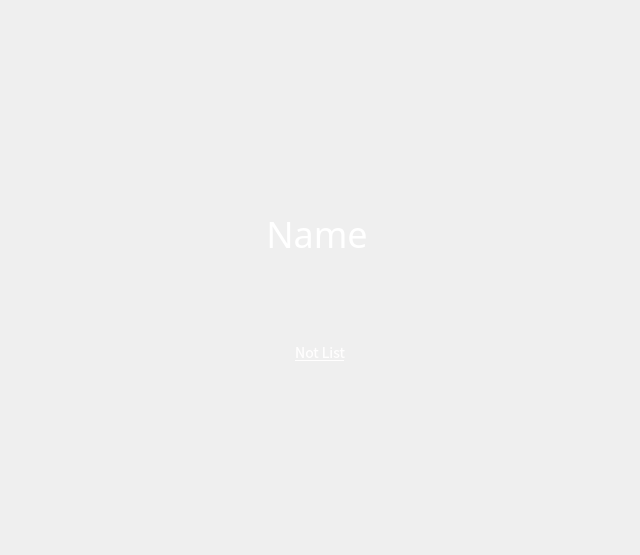
<?xml version="1.0" encoding="UTF-8"?>
<ui version="4.0">
 <class>GreeterLoginWindow</class>
 <widget class="QWidget" name="GreeterLoginWindow">
  <property name="geometry">
   <rect>
    <x>0</x>
    <y>0</y>
    <width>640</width>
    <height>555</height>
   </rect>
  </property>
  <property name="sizePolicy">
   <sizepolicy hsizetype="Ignored" vsizetype="Ignored">
    <horstretch>0</horstretch>
    <verstretch>0</verstretch>
   </sizepolicy>
  </property>
  <property name="windowTitle">
   <string>Form</string>
  </property>
  <property name="styleSheet">
   <string notr="true">QWidget#GreeterWindow{
	#background-color:#202020;
	background-color:white;
}</string>
  </property>
  <layout class="QHBoxLayout" name="horizontalLayout" stretch="1,2,1">
   <property name="spacing">
    <number>0</number>
   </property>
   <property name="sizeConstraint">
    <enum>QLayout::SetNoConstraint</enum>
   </property>
   <property name="leftMargin">
    <number>40</number>
   </property>
   <property name="topMargin">
    <number>40</number>
   </property>
   <property name="rightMargin">
    <number>40</number>
   </property>
   <property name="bottomMargin">
    <number>40</number>
   </property>
   <item>
    <layout class="QVBoxLayout" name="verticalLayout" stretch="0,0,0">
     <property name="spacing">
      <number>0</number>
     </property>
     <property name="sizeConstraint">
      <enum>QLayout::SetMinAndMaxSize</enum>
     </property>
     <property name="topMargin">
      <number>0</number>
     </property>
     <item>
      <spacer name="verticalSpacer">
       <property name="orientation">
        <enum>Qt::Vertical</enum>
       </property>
       <property name="sizeType">
        <enum>QSizePolicy::Expanding</enum>
       </property>
       <property name="sizeHint" stdset="0">
        <size>
         <width>20</width>
         <height>40</height>
        </size>
       </property>
      </spacer>
     </item>
     <item>
      <widget class="QWidget" name="JustForSpace" native="true">
       <property name="sizePolicy">
        <sizepolicy hsizetype="Preferred" vsizetype="Fixed">
         <horstretch>0</horstretch>
         <verstretch>0</verstretch>
        </sizepolicy>
       </property>
       <property name="minimumSize">
        <size>
         <width>114</width>
         <height>0</height>
        </size>
       </property>
       <property name="maximumSize">
        <size>
         <width>228</width>
         <height>0</height>
        </size>
       </property>
      </widget>
     </item>
     <item>
      <widget class="UserListWidget" name="userlist" native="true">
       <property name="sizePolicy">
        <sizepolicy hsizetype="Preferred" vsizetype="Preferred">
         <horstretch>0</horstretch>
         <verstretch>0</verstretch>
        </sizepolicy>
       </property>
       <property name="minimumSize">
        <size>
         <width>114</width>
         <height>62</height>
        </size>
       </property>
       <property name="maximumSize">
        <size>
         <width>228</width>
         <height>310</height>
        </size>
       </property>
       <property name="baseSize">
        <size>
         <width>0</width>
         <height>0</height>
        </size>
       </property>
       <property name="styleSheet">
        <string notr="true"/>
       </property>
      </widget>
     </item>
    </layout>
   </item>
   <item>
    <widget class="QWidget" name="verticalWidget_2" native="true">
     <property name="sizePolicy">
      <sizepolicy hsizetype="Expanding" vsizetype="MinimumExpanding">
       <horstretch>0</horstretch>
       <verstretch>0</verstretch>
      </sizepolicy>
     </property>
     <layout class="QVBoxLayout" name="verticalLayout_2" stretch="1,4,6,0,4,1">
      <property name="spacing">
       <number>0</number>
      </property>
      <property name="topMargin">
       <number>1</number>
      </property>
      <property name="bottomMargin">
       <number>1</number>
      </property>
      <item alignment="Qt::AlignHCenter">
       <widget class="QLabel" name="label_2">
        <property name="sizePolicy">
         <sizepolicy hsizetype="Preferred" vsizetype="Fixed">
          <horstretch>0</horstretch>
          <verstretch>0</verstretch>
         </sizepolicy>
        </property>
        <property name="minimumSize">
         <size>
          <width>0</width>
          <height>31</height>
         </size>
        </property>
        <property name="maximumSize">
         <size>
          <width>16777215</width>
          <height>31</height>
         </size>
        </property>
        <property name="text">
         <string/>
        </property>
       </widget>
      </item>
      <item>
       <spacer name="verticalSpacer_2">
        <property name="orientation">
         <enum>Qt::Vertical</enum>
        </property>
        <property name="sizeType">
         <enum>QSizePolicy::Expanding</enum>
        </property>
        <property name="sizeHint" stdset="0">
         <size>
          <width>20</width>
          <height>40</height>
         </size>
        </property>
       </spacer>
      </item>
      <item>
       <widget class="QWidget" name="widget_2" native="true">
        <property name="sizePolicy">
         <sizepolicy hsizetype="Expanding" vsizetype="Expanding">
          <horstretch>0</horstretch>
          <verstretch>0</verstretch>
         </sizepolicy>
        </property>
        <layout class="QVBoxLayout" name="verticalLayout_4">
         <property name="spacing">
          <number>0</number>
         </property>
         <property name="leftMargin">
          <number>0</number>
         </property>
         <property name="topMargin">
          <number>0</number>
         </property>
         <property name="rightMargin">
          <number>0</number>
         </property>
         <property name="bottomMargin">
          <number>0</number>
         </property>
         <item>
          <widget class="QWidget" name="horizontalWidget" native="true">
           <property name="sizePolicy">
            <sizepolicy hsizetype="Expanding" vsizetype="Expanding">
             <horstretch>0</horstretch>
             <verstretch>0</verstretch>
            </sizepolicy>
           </property>
           <property name="maximumSize">
            <size>
             <width>16777215</width>
             <height>16777215</height>
            </size>
           </property>
           <layout class="QHBoxLayout" name="horizontalLayout_3">
            <property name="spacing">
             <number>0</number>
            </property>
            <property name="leftMargin">
             <number>0</number>
            </property>
            <property name="topMargin">
             <number>0</number>
            </property>
            <property name="rightMargin">
             <number>0</number>
            </property>
            <property name="bottomMargin">
             <number>10</number>
            </property>
            <item>
             <spacer name="horizontalSpacer">
              <property name="orientation">
               <enum>Qt::Horizontal</enum>
              </property>
              <property name="sizeHint" stdset="0">
               <size>
                <width>40</width>
                <height>20</height>
               </size>
              </property>
             </spacer>
            </item>
            <item>
             <widget class="UserAvatarWidget" name="loginAvatar" native="true">
              <property name="sizePolicy">
               <sizepolicy hsizetype="Expanding" vsizetype="Maximum">
                <horstretch>0</horstretch>
                <verstretch>0</verstretch>
               </sizepolicy>
              </property>
              <property name="minimumSize">
               <size>
                <width>80</width>
                <height>80</height>
               </size>
              </property>
              <property name="maximumSize">
               <size>
                <width>180</width>
                <height>180</height>
               </size>
              </property>
              <property name="styleSheet">
               <string notr="true"/>
              </property>
             </widget>
            </item>
            <item>
             <spacer name="horizontalSpacer_2">
              <property name="orientation">
               <enum>Qt::Horizontal</enum>
              </property>
              <property name="sizeHint" stdset="0">
               <size>
                <width>40</width>
                <height>20</height>
               </size>
              </property>
             </spacer>
            </item>
           </layout>
          </widget>
         </item>
         <item>
          <widget class="QWidget" name="horizontalWidget" native="true">
           <property name="sizePolicy">
            <sizepolicy hsizetype="Preferred" vsizetype="Preferred">
             <horstretch>0</horstretch>
             <verstretch>0</verstretch>
            </sizepolicy>
           </property>
           <layout class="QHBoxLayout" name="horizontalLayout_4">
            <property name="leftMargin">
             <number>0</number>
            </property>
            <property name="topMargin">
             <number>0</number>
            </property>
            <property name="rightMargin">
             <number>0</number>
            </property>
            <property name="bottomMargin">
             <number>18</number>
            </property>
            <item>
             <spacer name="horizontalSpacer_4">
              <property name="orientation">
               <enum>Qt::Horizontal</enum>
              </property>
              <property name="sizeHint" stdset="0">
               <size>
                <width>40</width>
                <height>20</height>
               </size>
              </property>
             </spacer>
            </item>
            <item>
             <widget class="QLabel" name="label_userName">
              <property name="sizePolicy">
               <sizepolicy hsizetype="Preferred" vsizetype="Preferred">
                <horstretch>0</horstretch>
                <verstretch>0</verstretch>
               </sizepolicy>
              </property>
              <property name="baseSize">
               <size>
                <width>0</width>
                <height>0</height>
               </size>
              </property>
              <property name="font">
               <font>
                <family>Noto Sans CJK SC Light</family>
                <pointsize>-1</pointsize>
               </font>
              </property>
              <property name="styleSheet">
               <string notr="true">QLabel{
	font-family:&quot;Noto Sans CJK SC Light&quot;;
	font-size: 36px;
	color: white;
}</string>
              </property>
              <property name="text">
               <string>Name</string>
              </property>
              <property name="alignment">
               <set>Qt::AlignCenter</set>
              </property>
             </widget>
            </item>
            <item>
             <widget class="QWidget" name="JustForSpace_2" native="true">
              <property name="sizePolicy">
               <sizepolicy hsizetype="Fixed" vsizetype="Fixed">
                <horstretch>0</horstretch>
                <verstretch>0</verstretch>
               </sizepolicy>
              </property>
              <property name="minimumSize">
               <size>
                <width>0</width>
                <height>54</height>
               </size>
              </property>
             </widget>
            </item>
            <item>
             <spacer name="horizontalSpacer_5">
              <property name="orientation">
               <enum>Qt::Horizontal</enum>
              </property>
              <property name="sizeHint" stdset="0">
               <size>
                <width>40</width>
                <height>20</height>
               </size>
              </property>
             </spacer>
            </item>
           </layout>
          </widget>
         </item>
         <item>
          <widget class="QWidget" name="horizontalWidget_2" native="true">
           <layout class="QHBoxLayout" name="horizontalLayout_5">
            <property name="spacing">
             <number>10</number>
            </property>
            <property name="leftMargin">
             <number>0</number>
            </property>
            <property name="topMargin">
             <number>0</number>
            </property>
            <property name="rightMargin">
             <number>0</number>
            </property>
            <property name="bottomMargin">
             <number>24</number>
            </property>
            <item>
             <spacer name="horizontalSpacer_9">
              <property name="orientation">
               <enum>Qt::Horizontal</enum>
              </property>
              <property name="sizeHint" stdset="0">
               <size>
                <width>40</width>
                <height>20</height>
               </size>
              </property>
             </spacer>
            </item>
            <item>
             <widget class="QLabel" name="label_JustForSpace">
              <property name="sizePolicy">
               <sizepolicy hsizetype="Fixed" vsizetype="Preferred">
                <horstretch>0</horstretch>
                <verstretch>0</verstretch>
               </sizepolicy>
              </property>
              <property name="minimumSize">
               <size>
                <width>36</width>
                <height>0</height>
               </size>
              </property>
              <property name="text">
               <string/>
              </property>
             </widget>
            </item>
            <item>
             <widget class="GreeterLineEdit" name="promptEdit" native="true">
              <property name="sizePolicy">
               <sizepolicy hsizetype="Expanding" vsizetype="Maximum">
                <horstretch>0</horstretch>
                <verstretch>0</verstretch>
               </sizepolicy>
              </property>
              <property name="minimumSize">
               <size>
                <width>190</width>
                <height>30</height>
               </size>
              </property>
              <property name="maximumSize">
               <size>
                <width>270</width>
                <height>36</height>
               </size>
              </property>
              <property name="styleSheet">
               <string notr="true">GreeterLineEdit#promptEdit{
	border:1px solid rgba(255,255,255,0.1);
	border-radius:8px;
	background-color:rgba(0,0,0,0.2);
}
GreeterLineEdit#promptEdit[editFocus=true]{
	border:1px solid rgba(46,179,255,0.4);
	border-radius:8px;
}</string>
              </property>
             </widget>
            </item>
            <item>
             <widget class="QLabel" name="label_capsLock">
              <property name="sizePolicy">
               <sizepolicy hsizetype="Fixed" vsizetype="Fixed">
                <horstretch>0</horstretch>
                <verstretch>0</verstretch>
               </sizepolicy>
              </property>
              <property name="minimumSize">
               <size>
                <width>36</width>
                <height>36</height>
               </size>
              </property>
              <property name="maximumSize">
               <size>
                <width>36</width>
                <height>36</height>
               </size>
              </property>
              <property name="styleSheet">
               <string notr="true"/>
              </property>
              <property name="text">
               <string/>
              </property>
             </widget>
            </item>
            <item>
             <spacer name="horizontalSpacer_8">
              <property name="orientation">
               <enum>Qt::Horizontal</enum>
              </property>
              <property name="sizeHint" stdset="0">
               <size>
                <width>40</width>
                <height>20</height>
               </size>
              </property>
             </spacer>
            </item>
           </layout>
          </widget>
         </item>
         <item>
          <layout class="QHBoxLayout" name="horizontalLayout_7">
           <property name="spacing">
            <number>0</number>
           </property>
           <property name="bottomMargin">
            <number>0</number>
           </property>
           <item>
            <spacer name="horizontalSpacer_6">
             <property name="orientation">
              <enum>Qt::Horizontal</enum>
             </property>
             <property name="sizeHint" stdset="0">
              <size>
               <width>40</width>
               <height>20</height>
              </size>
             </property>
            </spacer>
           </item>
           <item>
            <widget class="QToolButton" name="button">
             <property name="enabled">
              <bool>true</bool>
             </property>
             <property name="sizePolicy">
              <sizepolicy hsizetype="Preferred" vsizetype="Preferred">
               <horstretch>0</horstretch>
               <verstretch>0</verstretch>
              </sizepolicy>
             </property>
             <property name="font">
              <font>
               <family>Noto Sans CJK SC</family>
               <pointsize>-1</pointsize>
               <underline>true</underline>
              </font>
             </property>
             <property name="cursor">
              <cursorShape>PointingHandCursor</cursorShape>
             </property>
             <property name="styleSheet">
              <string notr="true">#button{
	border:0px;
	color:rgb(255,254,254);
	font-family:&quot;Noto Sans CJK SC&quot;;
	font-size:14px;
	text-decoration:underline;
}</string>
             </property>
             <property name="text">
              <string>Not List</string>
             </property>
            </widget>
           </item>
           <item>
            <spacer name="horizontalSpacer_7">
             <property name="orientation">
              <enum>Qt::Horizontal</enum>
             </property>
             <property name="sizeHint" stdset="0">
              <size>
               <width>40</width>
               <height>20</height>
              </size>
             </property>
            </spacer>
           </item>
           <item>
            <widget class="QWidget" name="JustForSpace_3" native="true">
             <property name="sizePolicy">
              <sizepolicy hsizetype="Preferred" vsizetype="Preferred">
               <horstretch>0</horstretch>
               <verstretch>0</verstretch>
              </sizepolicy>
             </property>
             <property name="minimumSize">
              <size>
               <width>0</width>
               <height>25</height>
              </size>
             </property>
             <property name="maximumSize">
              <size>
               <width>0</width>
               <height>25</height>
              </size>
             </property>
            </widget>
           </item>
          </layout>
         </item>
         <item>
          <layout class="QHBoxLayout" name="horizontalLayout_6" stretch="1">
           <property name="spacing">
            <number>0</number>
           </property>
           <property name="topMargin">
            <number>18</number>
           </property>
           <property name="bottomMargin">
            <number>0</number>
           </property>
           <item alignment="Qt::AlignHCenter|Qt::AlignTop">
            <widget class="QLabel" name="label_tips">
             <property name="sizePolicy">
              <sizepolicy hsizetype="Preferred" vsizetype="Preferred">
               <horstretch>0</horstretch>
               <verstretch>0</verstretch>
              </sizepolicy>
             </property>
             <property name="minimumSize">
              <size>
               <width>120</width>
               <height>30</height>
              </size>
             </property>
             <property name="maximumSize">
              <size>
               <width>16777215</width>
               <height>30</height>
              </size>
             </property>
             <property name="font">
              <font>
               <family>Noto Sans CJK SC Light</family>
               <pointsize>-1</pointsize>
              </font>
             </property>
             <property name="styleSheet">
              <string notr="true">QLabel#label_tips{
	font-size:14px;
	font-family:&quot;Noto Sans CJK SC Light&quot;;
	background-color:transparent;
}s</string>
             </property>
             <property name="text">
              <string/>
             </property>
             <property name="alignment">
              <set>Qt::AlignCenter</set>
             </property>
            </widget>
           </item>
          </layout>
         </item>
        </layout>
       </widget>
      </item>
      <item>
       <widget class="QWidget" name="JustForSpace_4" native="true">
        <property name="sizePolicy">
         <sizepolicy hsizetype="Preferred" vsizetype="Maximum">
          <horstretch>0</horstretch>
          <verstretch>0</verstretch>
         </sizepolicy>
        </property>
        <property name="minimumSize">
         <size>
          <width>0</width>
          <height>30</height>
         </size>
        </property>
        <property name="maximumSize">
         <size>
          <width>16777215</width>
          <height>130</height>
         </size>
        </property>
       </widget>
      </item>
      <item>
       <spacer name="verticalSpacer_3">
        <property name="orientation">
         <enum>Qt::Vertical</enum>
        </property>
        <property name="sizeType">
         <enum>QSizePolicy::Expanding</enum>
        </property>
        <property name="sizeHint" stdset="0">
         <size>
          <width>20</width>
          <height>40</height>
         </size>
        </property>
       </spacer>
      </item>
      <item alignment="Qt::AlignHCenter|Qt::AlignBottom">
       <widget class="QLabel" name="label_dataAndTime">
        <property name="sizePolicy">
         <sizepolicy hsizetype="Preferred" vsizetype="Preferred">
          <horstretch>0</horstretch>
          <verstretch>0</verstretch>
         </sizepolicy>
        </property>
        <property name="font">
         <font>
          <family>Noto Sans CJK SC Light</family>
          <pointsize>-1</pointsize>
         </font>
        </property>
        <property name="styleSheet">
         <string notr="true">QLabel{
	font-family:&quot;Noto Sans CJK SC Light&quot;;
	font-size:20px;
	color:white;
	border:0px;
}</string>
        </property>
        <property name="text">
         <string/>
        </property>
        <property name="scaledContents">
         <bool>false</bool>
        </property>
        <property name="wordWrap">
         <bool>false</bool>
        </property>
       </widget>
      </item>
     </layout>
    </widget>
   </item>
   <item>
    <layout class="QVBoxLayout" name="verticalLayout_3">
     <property name="spacing">
      <number>0</number>
     </property>
     <property name="topMargin">
      <number>0</number>
     </property>
     <item>
      <spacer name="verticalSpacer_4">
       <property name="orientation">
        <enum>Qt::Vertical</enum>
       </property>
       <property name="sizeHint" stdset="0">
        <size>
         <width>20</width>
         <height>40</height>
        </size>
       </property>
      </spacer>
     </item>
     <item>
      <widget class="QWidget" name="widget_3" native="true">
       <property name="sizePolicy">
        <sizepolicy hsizetype="Preferred" vsizetype="Preferred">
         <horstretch>0</horstretch>
         <verstretch>0</verstretch>
        </sizepolicy>
       </property>
       <property name="minimumSize">
        <size>
         <width>114</width>
         <height>40</height>
        </size>
       </property>
       <property name="maximumSize">
        <size>
         <width>228</width>
         <height>40</height>
        </size>
       </property>
       <layout class="QHBoxLayout" name="horizontalLayout_2" stretch="0,1,1,1">
        <property name="spacing">
         <number>24</number>
        </property>
        <property name="leftMargin">
         <number>0</number>
        </property>
        <property name="topMargin">
         <number>0</number>
        </property>
        <property name="rightMargin">
         <number>0</number>
        </property>
        <property name="bottomMargin">
         <number>0</number>
        </property>
        <item>
         <spacer name="horizontalSpacer_3">
          <property name="orientation">
           <enum>Qt::Horizontal</enum>
          </property>
          <property name="sizeHint" stdset="0">
           <size>
            <width>40</width>
            <height>20</height>
           </size>
          </property>
         </spacer>
        </item>
        <item>
         <widget class="QToolButton" name="btn_session">
          <property name="sizePolicy">
           <sizepolicy hsizetype="Expanding" vsizetype="Maximum">
            <horstretch>1</horstretch>
            <verstretch>1</verstretch>
           </sizepolicy>
          </property>
          <property name="minimumSize">
           <size>
            <width>24</width>
            <height>20</height>
           </size>
          </property>
          <property name="maximumSize">
           <size>
            <width>48</width>
            <height>40</height>
           </size>
          </property>
          <property name="sizeIncrement">
           <size>
            <width>0</width>
            <height>0</height>
           </size>
          </property>
          <property name="cursor">
           <cursorShape>PointingHandCursor</cursorShape>
          </property>
          <property name="styleSheet">
           <string notr="true">QToolButton{
	border:0px;
	border-image:url(:/images/session_normal.png);
}
QToolButton:pressed{
	border-image:url(:/images/session_hover.png);
}</string>
          </property>
          <property name="text">
           <string/>
          </property>
         </widget>
        </item>
        <item>
         <widget class="QToolButton" name="btn_keyboard">
          <property name="sizePolicy">
           <sizepolicy hsizetype="Maximum" vsizetype="Maximum">
            <horstretch>1</horstretch>
            <verstretch>1</verstretch>
           </sizepolicy>
          </property>
          <property name="minimumSize">
           <size>
            <width>24</width>
            <height>20</height>
           </size>
          </property>
          <property name="maximumSize">
           <size>
            <width>48</width>
            <height>40</height>
           </size>
          </property>
          <property name="cursor">
           <cursorShape>PointingHandCursor</cursorShape>
          </property>
          <property name="styleSheet">
           <string notr="true">QToolButton{
	border:0px;
	border-image:url(:/images/keyboard_normal.png);
}
QToolButton:pressed{
	border-image:url(:/images/keyboard_hover.png);
}</string>
          </property>
          <property name="text">
           <string/>
          </property>
         </widget>
        </item>
        <item>
         <widget class="QToolButton" name="btn_power">
          <property name="sizePolicy">
           <sizepolicy hsizetype="Fixed" vsizetype="Fixed">
            <horstretch>1</horstretch>
            <verstretch>1</verstretch>
           </sizepolicy>
          </property>
          <property name="minimumSize">
           <size>
            <width>24</width>
            <height>20</height>
           </size>
          </property>
          <property name="maximumSize">
           <size>
            <width>48</width>
            <height>40</height>
           </size>
          </property>
          <property name="cursor">
           <cursorShape>PointingHandCursor</cursorShape>
          </property>
          <property name="styleSheet">
           <string notr="true">QToolButton{
	border:0px;
	border-image:url(:/images/shutdown_normal.png);
}
QToolButton:pressed{
	border-image:url(:/images/shutdown_hover.png);
}</string>
          </property>
          <property name="text">
           <string/>
          </property>
         </widget>
        </item>
       </layout>
      </widget>
     </item>
    </layout>
   </item>
  </layout>
 </widget>
 <customwidgets>
  <customwidget>
   <class>UserAvatarWidget</class>
   <extends>QWidget</extends>
   <header location="global">useravatarwidget.h</header>
   <container>1</container>
  </customwidget>
  <customwidget>
   <class>UserListWidget</class>
   <extends>QWidget</extends>
   <header location="global">userlistwidget.h</header>
   <container>1</container>
  </customwidget>
  <customwidget>
   <class>GreeterLineEdit</class>
   <extends>QWidget</extends>
   <header location="global">greeterlineedit.h</header>
   <container>1</container>
  </customwidget>
 </customwidgets>
 <resources/>
 <connections/>
</ui>
